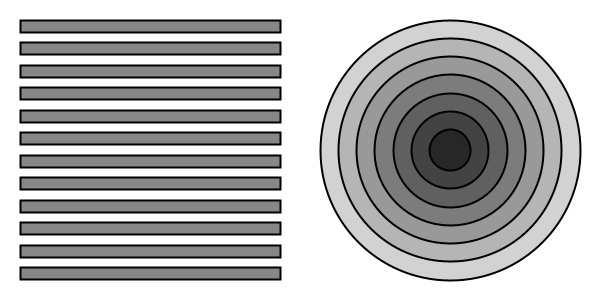
Frame 1 (no input)
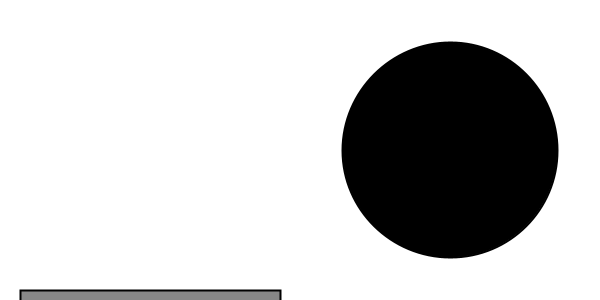
Frame 2 (the mouse pressed at the canvas centre, redrawn once)

The Processing sketch that drew these frames (run headless with seeded random() and noise(); the mouse was pressed at the canvas centre and the sketch redrawn once):

// Processing sketch: processing_97996
// ── processing_97996.pde

//variables
float radius, circleColor, rectAdjust, rectY;


void setup() {
  size(600, 300);

//intial values
  radius = 260.0;
  circleColor = 210;
  rectAdjust = 22.5;
  rectY = 20;
}

void draw() {
  background(255);
  smooth();
  
//first circle

    for ( int i = 0; i < 7; i++) {
    ellipseMode(CENTER);
    strokeWeight(2);
    fill(circleColor);
    ellipse(450, 150, radius, radius);
    radius = radius-36.5;
    circleColor = circleColor-28.5;
  }
  
//first rectangle

    for ( int i = 0; i < 12; i++) {
    rectMode(CORNER);
    fill(135);
    strokeWeight(2);
    rect(20, rectY, 260, 12);
    rectY = rectY + rectAdjust;
  }
  noLoop();
} 
